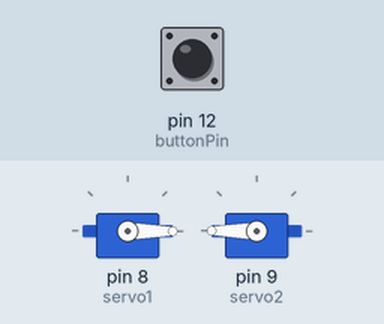
Recording of a sketch running on a simulated Arduino Uno, built with avr-gcc and run on an emulated ATmega328P. On the bench: 2 × servo. The test bench sets the inputs (shaded band); at power-on: pin 12 (buttonPin) HIGH.

Above: at 1.2 s.
1.3 s: pin 12 (buttonPin) pulled LOW for 1 s
At 3.4 s:
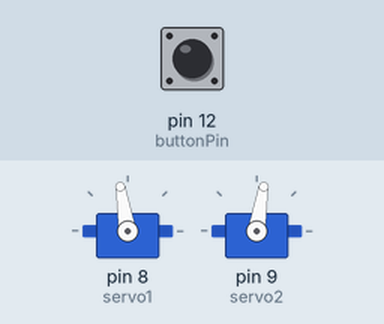
3.8 s: pin 12 (buttonPin) pulled LOW for 0.15 s
At 5.1 s:
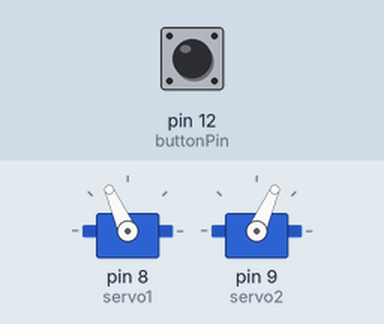
5.4 s: pin 12 (buttonPin) pulled LOW for 0.15 s
At 6.4 s:
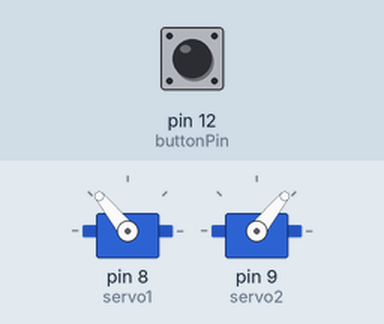
7.0 s: pin 12 (buttonPin) pulled LOW for 3.2 s
Timing chart, 0 to 11.7 s (numbered marks = the images above; inputs shaded):
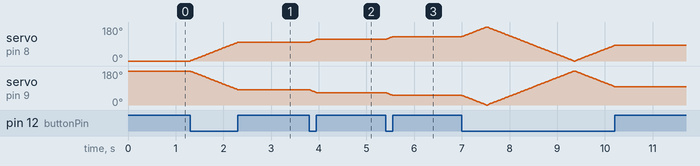

Measured:
- after the input at 1.3 s, servo on pin 8 (servo1): moves from 0° to 99° over 1.0 s, starting at once; servo on pin 9 (servo2): moves from 180° to 81° over 1.0 s, starting at once
- after the input at 3.8 s, servo on pin 8 (servo1): 99° → 114° at once; servo on pin 9 (servo2): 81° → 66° at once
- after the input at 5.4 s, servo on pin 8 (servo1): 114° → 129° at once; servo on pin 9 (servo2): 66° → 51° at once

The sketch:

with_push_button.ino
```cpp
#include <Servo.h>

Servo servo1;
Servo servo2;

int buttonPin = 12;
int buttonState = 0;
int servo1Pos = 0;
int servo2Pos = 180;
int servoIncrement = 1;

void setup() {
  servo1.attach(8);
  servo2.attach(9);
  pinMode(buttonPin, INPUT_PULLUP);
  servo1.write(servo1Pos);
  servo2.write(servo2Pos);
}

void loop() {
  buttonState = digitalRead(buttonPin);

  if (buttonState == LOW) {
    servo1Pos += servoIncrement;
    servo2Pos -= servoIncrement;

    if (servo1Pos > 180) {
      servo1Pos = 180;
      servo2Pos = 0;
      servoIncrement = -1;
    } else if (servo1Pos < 0) {
      servo1Pos = 0;
      servo2Pos = 180;
      servoIncrement = 1;
    }

    servo1.write(servo1Pos);
    servo2.write(servo2Pos);
    delay(10); // Delay to allow servos to move to new position
  }
}
```
